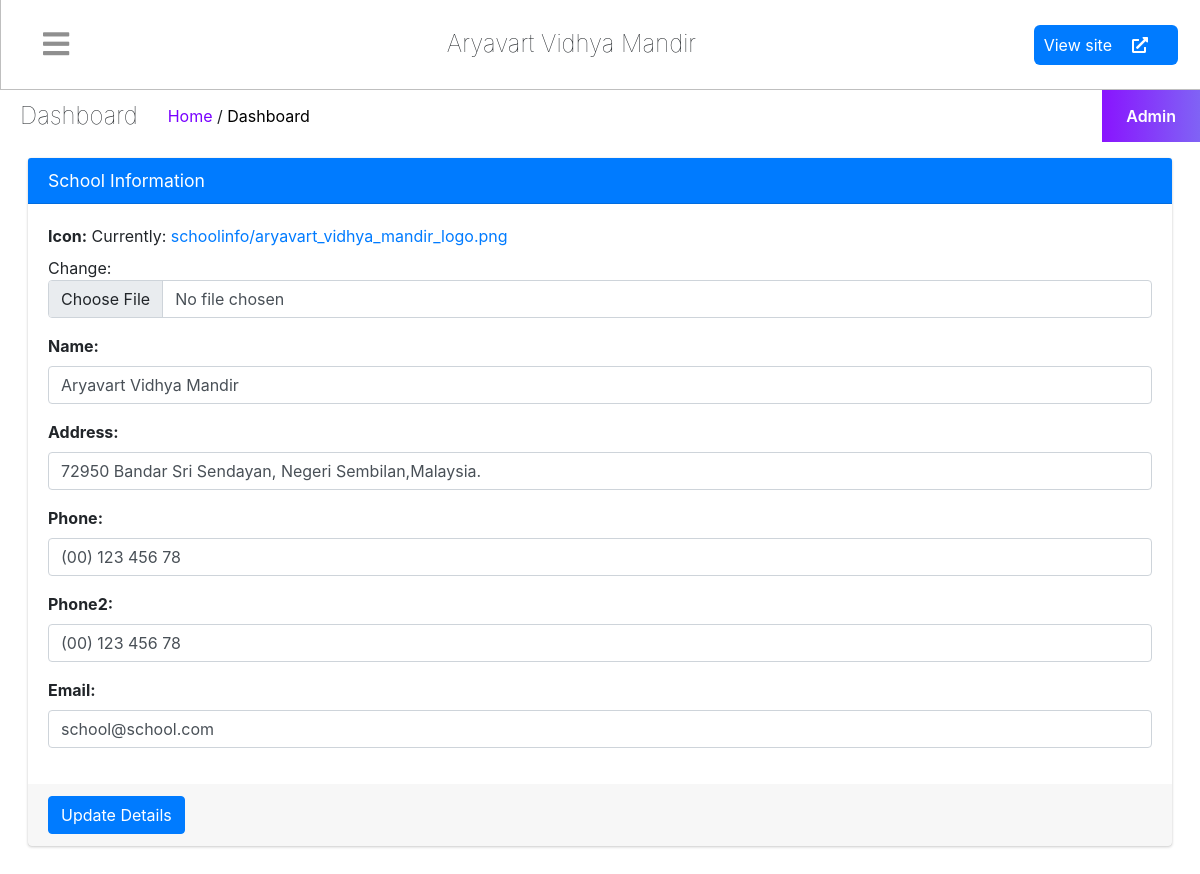
The page /staff/schoolinfo/ (signed in) on the database as committed earlier.
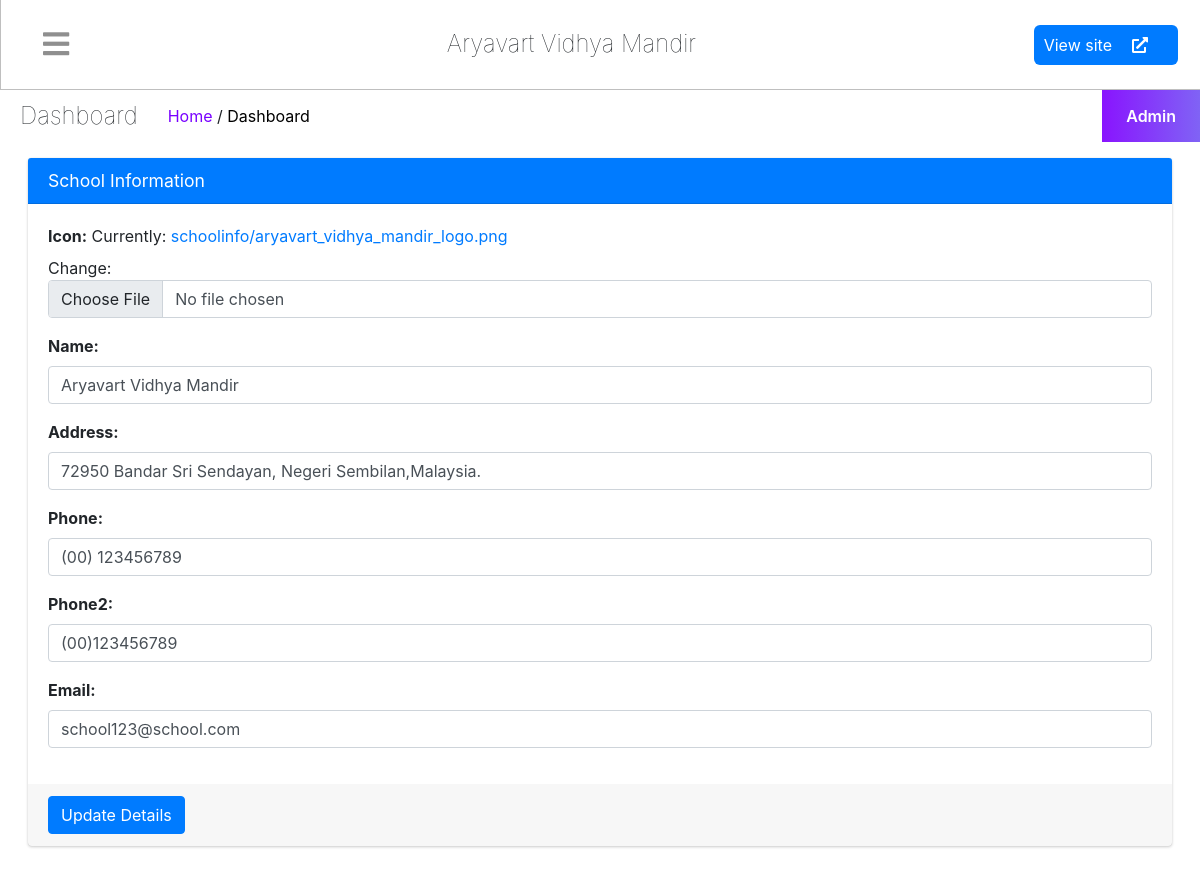
The same page on the database as committed later.
### schoolmain/models.py (models this page shows)
class schoolifo(models.Model):
    icon = models.ImageField(upload_to = 'schoolinfo')
    name = models.CharField(max_length=500)
    address = models.CharField(max_length=500)
    phone = models.CharField(max_length=15)
    phone2 = models.CharField(max_length=15)
    email = models.CharField(max_length=25)

### staff/views.py (the view)
# urls.py: path('schoolinfo/',views.schoolinfo,name='schoolinfo'),
def schoolinfo(request):
    if request.user.is_superuser:
        schoolinfo = schoolifo.objects.all()[0]
        if request.method=="POST":
            form = schoolinfoForm(request.POST,request.FILES,instance=schoolinfo)
            if form.is_valid():
                form.save()
                messages.success(request, "school information is updated successfully   ")
                return redirect('schoolinfo')
        form = schoolinfoForm(instance=schoolinfo)
        return render(request,'staff/schoolinfo.html',{"form":form})
    return redirect('staff')

### staff/forms.py
class schoolinfoForm(forms.ModelForm):
    class Meta:
        model = schoolifo
        exclude = ('id',)

### myapp/context_processors.py (called while the page is built)
def alltimefunc(request):
    info = schoolifo.objects.all()[0]
    return {'schoolinfo':info}

### myapp/views.py (called while the page is built)
def checkuser(request):
    user= None
    userob= None
    if staffregister.objects.filter(user = request.user.id).exists():
        userob = staffregister.objects.filter(user = request.user.id)[0]
        user = 'staff'
    if studentregister.objects.filter(user = request.user.id).exists():
        userob = studentregister.objects.filter(user = request.user.id)[0]
        user = 'student'
    if user is None and userob is None:
        logout(request)
        return redirect('index')
    return [user,userob]

### staff/templates/staff/schoolinfo.html (shortened to what this page needs)
{% extends 'staff/basic.html' %}
{% block table %}
<section class="content">
    <div class="container-fluid">
        <div class="row">
            <div class="col-md-12">
                <div class="card card-primary">
                <div class="card-header">
                    <h3 class="card-title">School Information</h3>
                </div>
                    <div class="card-body">
                            <form role="form" method="POST" action="{% url 'schoolinfo' %}" enctype="multipart/form-data">
                            {{form.as_p}}
                    </div>
                    <div class="card-footer">
                    <button type="submit" class="btn btn-primary">Update Details</button>
                    </div>
                </div>
            </div>
        </div>
    </div>
  </section>
{% endblock %}

### staff/templates/staff/basic.html (shortened to what this page needs)
<!DOCTYPE html>
<html lang="en">
{% load static %}
<head>
    <link rel="stylesheet" href="https://cdnjs.cloudflare.com/ajax/libs/font-awesome/5.15.3/css/all.min.css"
 />
    <link href="https://cdn.jsdelivr.net/npm/bootstrap@5.0.2/dist/css/bootstrap.min.css" rel="stylesheet"
>
    <link rel="stylesheet" href="{% static 'dashboard/css/dashboard.css' %}">
  <link rel="stylesheet" href="/static/dist/css/adminlte.min.css">
<link rel="stylesheet" type="text/css" href="https://cdn.datatables.net/1.11.1/css/jquery.dataTables.css">
</head>
<body>
    <div class="{% if request.session.nav %}{{request.session.nav}}{% else %}main{% endif %}" id="mainsidebar">
       {% include 'staff/sidebar_template.html' with user=user id=id %}
        <div class="main-display">
            <div class="main-child">
                <div class="controls">
                    <div class="toggler"  onclick = "Updatenav(this)">
                        <i class="toggler-ico"></i>
                    </div>
                    <div class="second"><div class="left"><h3>{{schoolinfo.name}}</h3></div></div>
                    <div class="right">
                        <div class="view-site">
                            <a href="{% url 'index' %}">View site <i class="fa fa-external-link-alt"></i></a>
                        </div>
                    </div>
                </div>
                <div class="second">
                    <div class="left">
                        <h3>Dashboard</h3>
                        <div class="location"><a href="#"><span>Home</span></a> / <a href="#">Dashboard</a> </div>
                    </div>
                    <div class="right">
                        <div class="admin-settings">
                            <a href="#">Admin</a>
                        </div>
                    </div>
                </div>
                <div class="third mx-3 my-3">
                  <div class="row">
                {% block table %}
                {% endblock %}
                </div>
                </div>
                </div>
            </div>
        </div>
    <link rel="stylesheet" type="text/css" href="https://cdn.datatables.net/1.11.1/css/jquery.dataTables.css">
</body>
</html>

Rows that differ between the two databases and show on the page:
changed schoolifo "Aryavart Vidhya Mandir": phone "(00) 123 456 78" → "(00) 123456789"; phone2 "(00) 123 456 78" → "(00)123456789"; email "school@school.com" → "school123@school.com"
